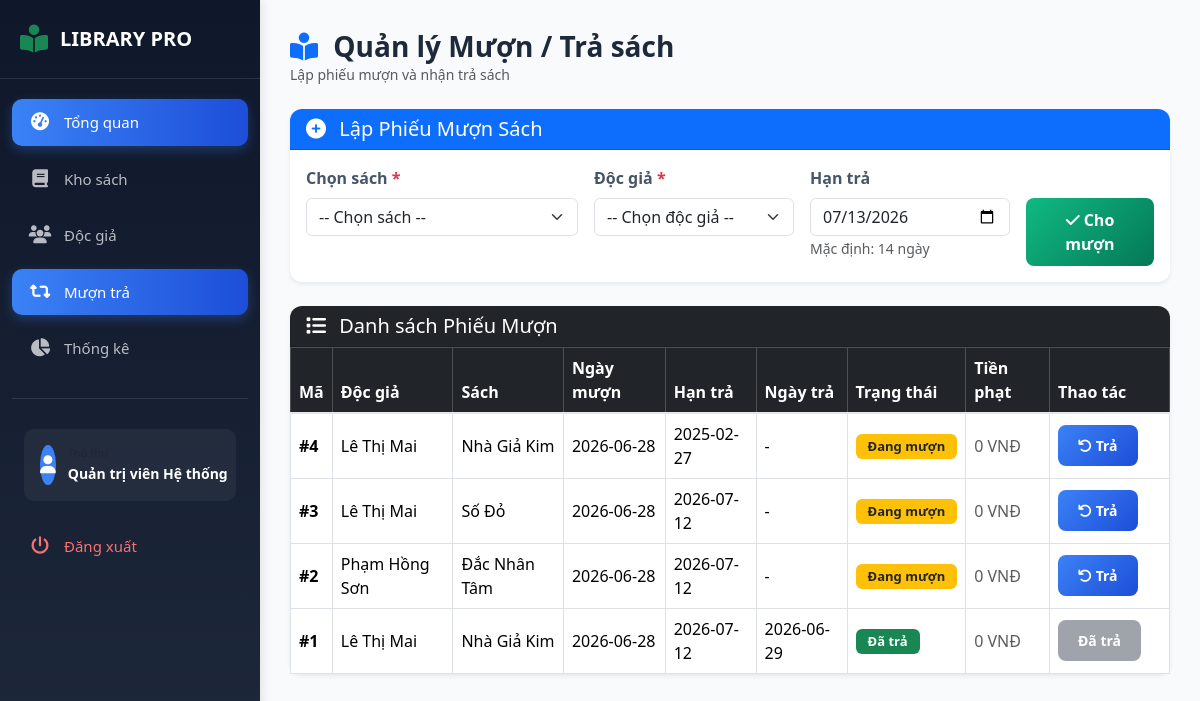
The page /borrows (signed in) on the database its author committed.
### tables this page shows
CREATE TABLE borrows (
    id INTEGER PRIMARY KEY AUTOINCREMENT,
    member_id INTEGER NOT NULL,
    book_id INTEGER NOT NULL,
    borrow_date DATE DEFAULT CURRENT_DATE,
    due_date DATE DEFAULT (date('now', '+14 days')),
    return_date DATE,
    status TEXT DEFAULT 'Đang mượn' CHECK(status IN ('Đang mượn', 'Đã trả', 'Quá hạn')),
    fine REAL DEFAULT 0.0 CHECK(fine >= 0),
    FOREIGN KEY(member_id) REFERENCES members(id) ON DELETE CASCADE,
    FOREIGN KEY(book_id) REFERENCES books(id) ON DELETE CASCADE
);

CREATE TABLE members (
    id INTEGER PRIMARY KEY AUTOINCREMENT,
    name TEXT NOT NULL,
    email TEXT UNIQUE,
    phone TEXT,
    address TEXT,
    created_at TIMESTAMP DEFAULT CURRENT_TIMESTAMP
);

CREATE TABLE books (
    id INTEGER PRIMARY KEY AUTOINCREMENT,
    title TEXT NOT NULL,
    author TEXT NOT NULL,
    category TEXT,
    publisher TEXT,
    publish_year INTEGER,
    quantity INTEGER DEFAULT 0 CHECK(quantity >= 0),
    available INTEGER DEFAULT 0 CHECK(available >= 0)
);

### app.py (the view, shortened to what this page needs)
@app.route('/borrows', methods=['GET', 'POST'])
def borrows_list():
    if 'user_id' not in session:
        return redirect(url_for('login'))
    db = get_db()
    borrows = db.execute("""
        SELECT b.id, bk.title as book_title, m.name as member_name,
               b.borrow_date, b.due_date, b.return_date, b.status, b.fine
        FROM borrows b
        JOIN books bk ON b.book_id = bk.id
        JOIN members m ON b.member_id = m.id
        ORDER BY b.id DESC
    """).fetchall()
    books = db.execute('SELECT id, title, available FROM books WHERE available > 0').fetchall()
    members = db.execute('SELECT id, name FROM members').fetchall()
    return render_template('borrow.html', borrows=borrows, books=books, members=members)

### config/database.py (called while the page is built)
def get_db():
    if "db" not in g:
        try:
            db_path = current_app.config.get("DATABASE", "library.db")
        except RuntimeError:
            db_path = "library.db"
        g.db = sqlite3.connect(db_path)
        g.db.row_factory = sqlite3.Row
    return g.db

### templates/borrow.html (shortened to what this page needs)
{% extends 'base.html' %}
{% block content %}
<div class="page-header mb-4">
  <h2 class="mb-0">
    <i class="fa-solid fa-book-open-reader text-primary me-2"></i>
    Quản lý Mượn / Trả sách
  </h2>
  <p class="text-muted small mb-0">Lập phiếu mượn và nhận trả sách</p>
</div>
<div class="card border-0 shadow-sm mb-4">
  <div class="card-header bg-primary text-white">
    <h5 class="mb-0">
      <i class="fa-solid fa-circle-plus me-2"></i>
      Lập Phiếu Mượn Sách
    </h5>
  </div>
  <div class="card-body">
    <form method="POST">
      <div class="row g-3">
        <div class="col-md-4">
          <label class="form-label fw-bold">Chọn sách <span class="text-danger">*</span></label>
          <select class="form-select" name="book_id" required>
            <option value="">-- Chọn sách --</option>
          </select>
        </div>
        <div class="col-md-3">
          <label class="form-label fw-bold">Độc giả <span class="text-danger">*</span></label>
          <select class="form-select" name="member_id" required>
            <option value="">-- Chọn độc giả --</option>
          </select>
        </div>
        <div class="col-md-3">
          <label class="form-label fw-bold">Hạn trả</label>
          <input type="date" id="due_date" name="due_date" class="form-control" required>
          <small class="form-text text-muted">Mặc định: 14 ngày</small>
        </div>
        <div class="col-md-2 d-grid">
          <label class="form-label">&nbsp;</label>
          <button type="submit" class="btn btn-success">
            <i class="fa-solid fa-check me-1"></i>Cho mượn
          </button>
        </div>
      </div>
    </form>
  </div>
</div>
<div class="card border-0 shadow-sm">
  <div class="card-header bg-dark text-white">
    <h5 class="mb-0">
      <i class="fa-solid fa-list me-2"></i>
      Danh sách Phiếu Mượn
    </h5>
  </div>
  <div class="table-responsive">
    <table class="table table-hover table-bordered align-middle mb-0">
      <thead class="table-dark">
        <tr>
          <th>Mã</th>
          <th>Độc giả</th>
          <th>Sách</th>
          <th>Ngày mượn</th>
          <th>Hạn trả</th>
          <th>Ngày trả</th>
          <th>Trạng thái</th>
          <th>Tiền phạt</th>
          <th width="120">Thao tác</th>
        </tr>
      </thead>
      <tbody>
        {% if borrows %}
          {% for borrow in borrows %}
          <tr>
            <td><strong>#{{ borrow.id }}</strong></td>
            <td>{{ borrow.member_name }}</td>
            <td>{{ borrow.book_title }}</td>
            <td>{{ borrow.borrow_date }}</td>
            <td>{{ borrow.due_date }}</td>
            <td>
              {{ borrow.return_date if borrow.return_date else '-' }}
            </td>
            <td>
              {% if borrow.status == 'Đang mượn' %}
                <span class="badge bg-warning text-dark">Đang mượn</span>
              {% elif borrow.status == 'Quá hạn' %}
                <span class="badge bg-danger">Quá hạn</span>
              {% else %}
                <span class="badge bg-success">Đã trả</span>
              {% endif %}
            </td>
            <td>
              {% if borrow.fine > 0 %}
                <span class="text-danger fw-bold">
                  {{ "{:,.0f}".format(borrow.fine) }} VNĐ
                </span>
              {% else %}
                <span class="text-muted">0 VNĐ</span>
              {% endif %}
            </td>
            <td>
              {% if not borrow.return_date %}
              <a href="{{ url_for('return_borrow', borrow_id=borrow.id) }}"
                 class="btn btn-primary btn-sm"
                 onclick="return confirm('Xác nhận trả sách?')">
                <i class="fa-solid fa-arrow-rotate-left"></i> Trả
              </a>
              {% else %}
              <button class="btn btn-secondary btn-sm" disabled>
                Đã trả
              </button>
              {% endif %}
            </td>
          </tr>
          {% endfor %}
        {% endif %}
      </tbody>
    </table>
  </div>
</div>
{% endblock %}

### static/css/style.css (style rules this page uses)
:root { --primary-color: #3b82f6; --primary-dark: #1d4ed8; --secondary-color: #10b981; --warning-color: #f59e0b; --danger-color: #ef4444; --info-color: #06b6d4; --dark-bg: #0f172a; --light-bg: #f8fafc; --sidebar-width: 260px; --card-shadow: 0 0.15rem 1.75rem 0 rgba(58, 59, 69, 0.1); --transition: all 0.3s ease; }
* { margin: 0; padding: 0; box-sizing: border-box; }
body { font-family: 'Segoe UI', Tahoma, Geneva, Verdana, sans-serif; background-color: var(--light-bg); color: #1e293b; overflow-x: hidden; }
.page-header { margin-bottom: 24px; }
.page-header h2 { font-size: 28px; font-weight: 700; color: #1e293b; margin-bottom: 4px; }
.page-header p { font-size: 14px; color: #64748b; margin: 0; }
.table thead { border-bottom: 2px solid #e3e6f0; }
.table tbody tr { transition: var(--transition); }
.form-label { font-weight: 600; color: #475569; margin-bottom: 8px; }
.btn { border-radius: 8px; font-weight: 600; padding: 10px 20px; transition: var(--transition); border: none; }
.btn-primary { background: linear-gradient(135deg, var(--primary-color), var(--primary-dark)); }
.btn-success { background: linear-gradient(135deg, #10b981, #047857); }
.card { border-radius: 12px; border: none; box-shadow: var(--card-shadow); transition: var(--transition); }
.card-header { border-radius: 12px 12px 0 0 !important; font-weight: 600; }
.badge { padding: 6px 12px; border-radius: 6px; font-weight: 600; font-size: 13px; }

### rows shown on the page
borrows: id "4", member_name "Lê Thị Mai", book_title "Nhà Giả Kim", borrow_date "2026-06-28", due_date "2025-02-27", return_date "-", status "Đang mượn", fine "0 VNĐ"
borrows: id "3", member_name "Lê Thị Mai", book_title "Số Đỏ", borrow_date "2026-06-28", due_date "2026-07-12", return_date "-", status "Đang mượn", fine "0 VNĐ"
borrows: id "2", member_name "Phạm Hồng Sơn", book_title "Đắc Nhân Tâm", borrow_date "2026-06-28", due_date "2026-07-12", return_date "-", status "Đang mượn", fine "0 VNĐ"
borrows: id "1", member_name "Lê Thị Mai", book_title "Nhà Giả Kim", borrow_date "2026-06-28", due_date "2026-07-12", return_date "2026-06-29", status "Đã trả", fine "0 VNĐ"

### other values the page prints
{{ session.get('fullname', 'N/A') }} "Quản trị viên Hệ thống"
